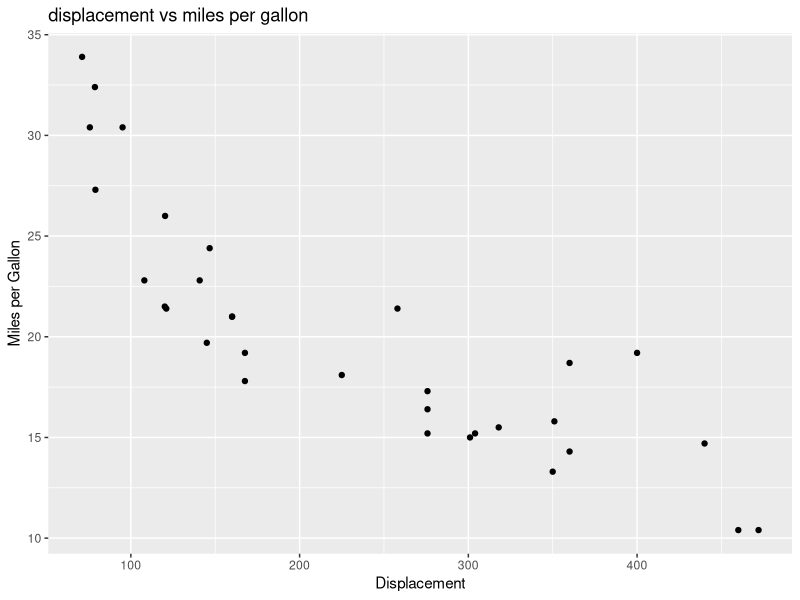
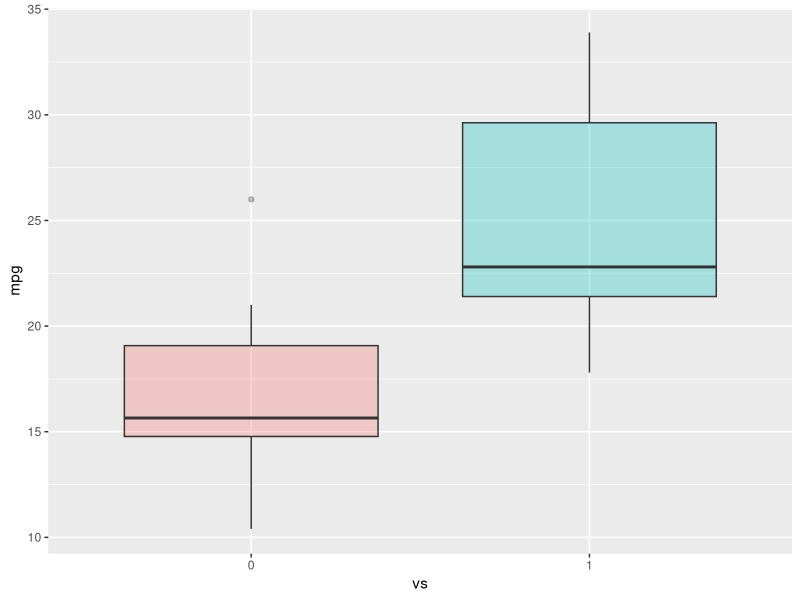
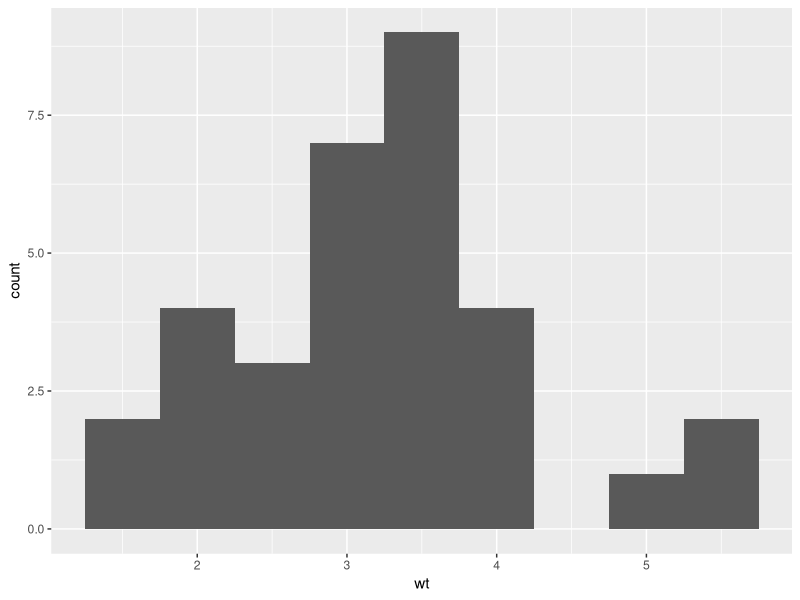

The R script that drew these images, in order:
library(datasets)

#load data --- iris
#data(iris)
#View(iris)
#unique(iris$Species)

data(mtcars)

head(mtcars, 5)

?mtcars

#load ggplot package
library(ggplot2)

#create a scatterplot of displacement (disp) and miles per gallon (mpg)
ggplot(aes(x=disp,y=mpg,),data=mtcars)+geom_point()+ggtitle("displacement vs miles per gallon")+labs(x = "Displacement", y = "Miles per Gallon")

#create boxplot of the distribution for v-shaped and straight Engine
mtcars$vs <- as.factor(mtcars$vs)

ggplot(aes(x=vs, y=mpg, fill = vs), data = mtcars) + geom_boxplot(alpha=0.3) +
  theme(legend.position="none")


ggplot(aes(x=wt),data=mtcars) + geom_histogram(binwidth=0.5)


